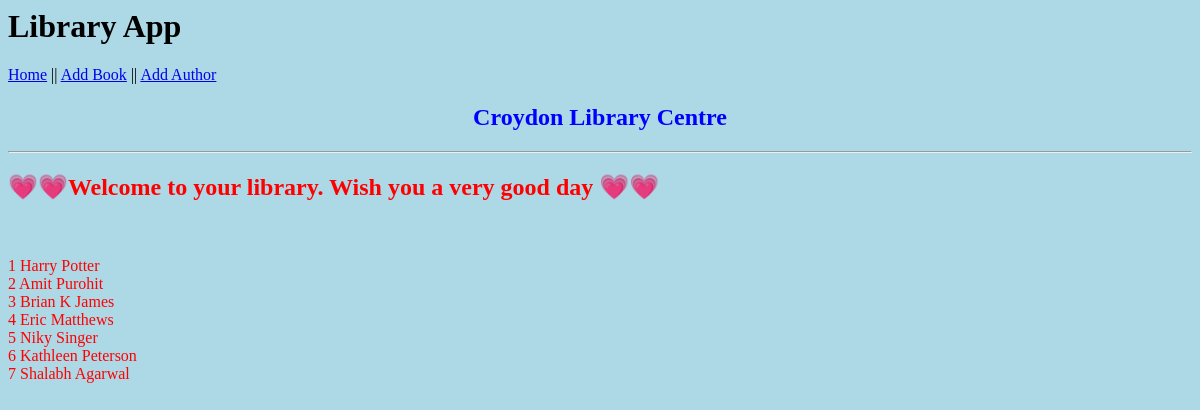
Before: /author with the older database file.
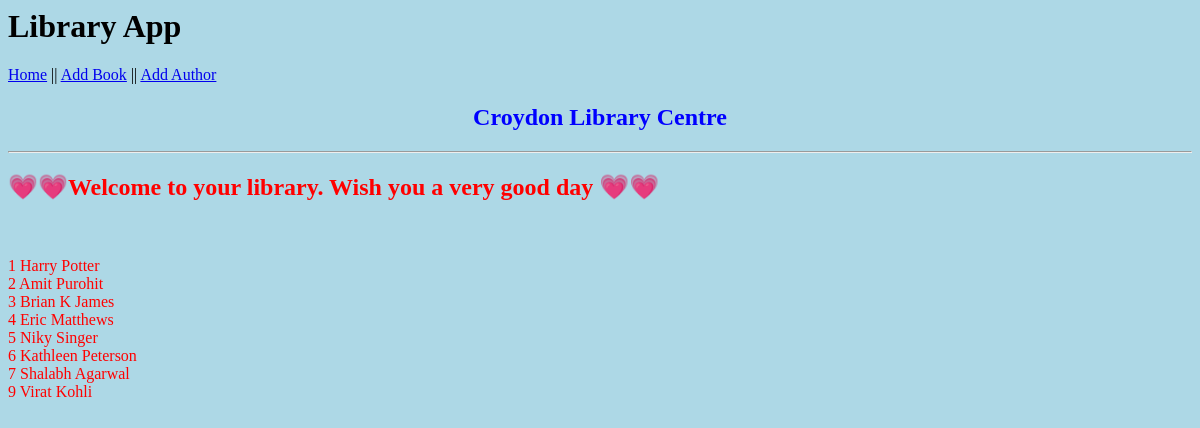
After: the same page with the newer database file.
### application/models.py (models this page shows)
class Author(db.Model):
    id = db.Column(db.Integer, primary_key = True)
    author_name = db.Column(db.String(30))
    books = db.relationship('Book', backref='author')
    def __str__(self):
        return f"{self.author_name}"

### application/routes.py (the view)
@app.route('/author')
def author():
    authors = Author.query.all()
    return render_template('index2.html', authors = authors)

### application/templates/index2.html
{% extends 'layout.html' %}
{% block body %}
<h2 style="color: blue; text-align: center;">Croydon Library Centre</h2>
<hr>
<span style="color:red">
<marquee width="100%" direction="left" height="50px">
<h2>&#128151;&#128151;Welcome to your library. Wish you a very good day &#128151;&#128151;</h2></marquee>
<br><br>
        {% for author in authors %}
        {{ author.id.__str__() + " " + author.__str__() }}
        <br>
        {% endfor %}
{% endblock body %}

Changed rows visible on the page:
added Author: id.__str__ "9 Virat Kohli"
